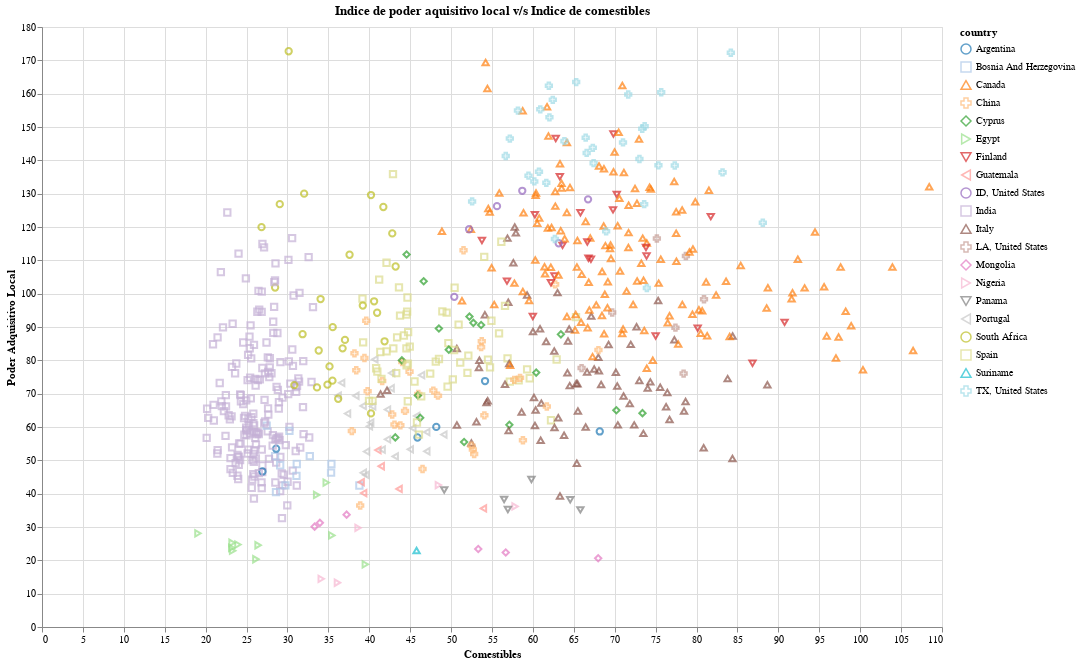

Notebook source saved alongside this figure:
### Code cell
alt.Chart(life_cost[lambda df: df['country'].isin(my_countries)]).mark_point(size=40).encode(
    x=alt.X('groceries_index:Q',title='Comestibles'),
    y=alt.Y('local_purchasing_power_index:Q',title='Poder Adquisitivo Local'),
    color=alt.Color('country:N', scale=alt.Scale(scheme='category20')),
    tooltip=[alt.Tooltip('country:O',title='País'),
             alt.Tooltip('city:O',title='ciudad'),
             alt.Tooltip('groceries_index:Q', title='Comestibles'),
             alt.Tooltip('local_purchasing_power_index:Q',title='Poder adquisitivo local')],
    shape='country'#con esto podremos diferenciar facilmente los países 
).properties(
    height=600,
    width=900,
    title=alt.TitleParams(text='Indice de poder aquisitivo local v/s Indice de comestibles')
).interactive()

### Figure 1 — Vega-Lite specification as saved in the notebook (floating-point values rounded to 4 significant figures; data arrays with more than 128 entries replaced by an {"elided": "..."} marker saying what was removed)
{"config": {"background": "white", "view": {"continuousWidth": 400, "continuousHeight": 300}}, "data": {"name": "data-3b091357d557e7a5fcfc763d0fe75c72"}, "mark": {"type": "point", "size": 40}, "encoding": {"color": {"type": "nominal", "field": "country", "scale": {"scheme": "category20"}}, "shape": {"type": "nominal", "field": "country"}, "tooltip": [{"type": "ordinal", "field": "country", "title": "País"}, {"type": "ordinal", "field": "city", "title": "ciudad"}, {"type": "quantitative", "field": "groceries_index", "title": "Comestibles"}, {"type": "quantitative", "field": "local_purchasing_power_index", "title": "Poder adquisitivo local"}], "x": {"type": "quantitative", "field": "groceries_index", "title": "Comestibles"}, "y": {"type": "quantitative", "field": "local_purchasing_power_index", "title": "Poder Adquisitivo Local"}}, "height": 600, "selection": {"selector002": {"type": "interval", "bind": "scales", "encodings": ["x", "y"]}}, "title": {"text": "Indice de poder aquisitivo local v/s Indice de comestibles"}, "width": 900, "$schema": "https://vega.github.io/schema/vega-lite/v4.0.0.json", "datasets": {"data-3b091357d557e7a5fcfc763d0fe75c72": {"elided": "675 records"}}}
